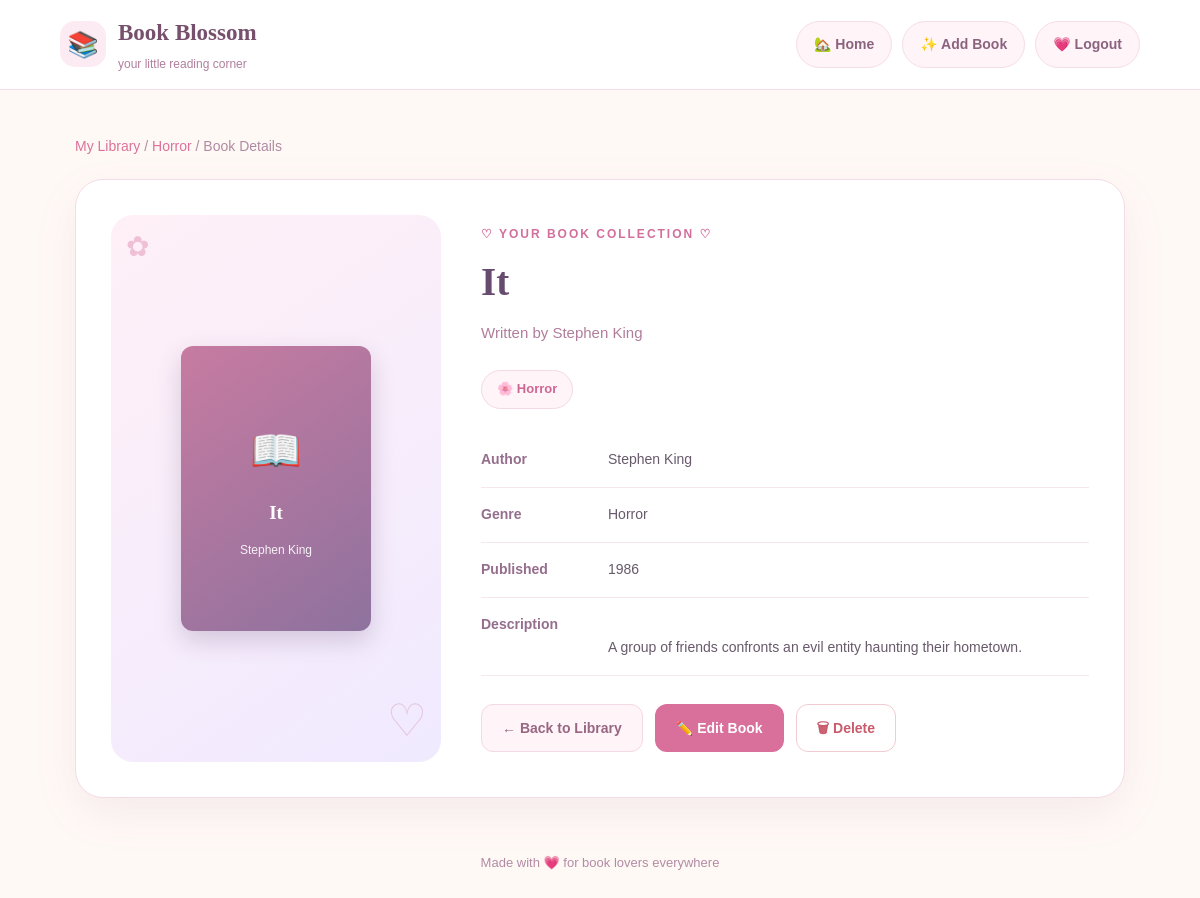
Page /view.php?id=2 (signed in) on the committed database.
### tables this page shows
CREATE TABLE `books` (
  `id` int(11) NOT NULL,
  `title` varchar(255) NOT NULL,
  `author` varchar(255) NOT NULL,
  `year` smallint(6) NOT NULL,
  `genre` varchar(100) NOT NULL,
  `cover` varchar(255) NOT NULL,
  `description` text NOT NULL,
  `created_at` timestamp NOT NULL DEFAULT current_timestamp()
);

### view.php (the view, shortened to what this page needs)
<?php
require_once "db.php";
$id = filter_input(INPUT_GET, 'id', FILTER_VALIDATE_INT);
$stmt = $conn->prepare("SELECT * FROM books WHERE id = ?");
$stmt->bind_param("i", $id);
$stmt->execute();
$result = $stmt->get_result();
$book = $result->fetch_assoc();
function e($value) {
    return htmlspecialchars(
        (string) $value,
        ENT_QUOTES,
        'UTF-8'
    );
}
$year = (int) ($book['year'] ?? 0);
?>
<!DOCTYPE html>
<html lang="en">
<head>
    <link rel="stylesheet" href="style.css">
</head>
<body class="book-detail-page">
<header class="detail-topbar">
    <a href="index.php" class="detail-brand">
        <span class="detail-brand-icon">📚</span>
        <span>
            <strong>Book Blossom</strong>
            <small>your little reading corner</small>
        </span>
    </a>
    <nav class="detail-nav">
        <a href="index.php">🏡 Home</a>
        <a href="add.php">✨ Add Book</a>
        <a href="logout.php">💗 Logout</a>
    </nav>
</header>
<main class="detail-main">
    <div class="detail-breadcrumb">
        <a href="index.php">My Library</a>
        <span> / </span>
        <a href="index.php?genre=<?= urlencode($book['genre']) ?>">
            <?= e($book['genre']) ?>
        </a>
        <span> / Book Details</span>
    </div>
    <article class="detail-card">
        <div class="detail-cover-panel">
            <div class="detail-cover-placeholder" style="display:none;">
                <span class="placeholder-icon">📖</span>
                <strong><?= e($book['title']) ?></strong>
                <small><?= e($book['author']) ?></small>
            </div>
        </div>
        <div class="detail-information">
            <span class="detail-eyebrow">
                ♡ YOUR BOOK COLLECTION ♡
            </span>
            <h1 class="detail-title">
                <?= e($book['title']) ?>
            </h1>
            <p class="detail-subtitle">
                Written by <?= e($book['author']) ?>
            </p>
            <span class="detail-genre">
                🌸 <?= e($book['genre']) ?>
            </span>
            <dl class="detail-info-list">
                <div class="detail-info-row">
                    <dt>Author</dt>
                    <dd><?= e($book['author']) ?></dd>
                </div>
                <div class="detail-info-row">
                    <dt>Genre</dt>
                    <dd><?= e($book['genre']) ?></dd>
                </div>
                <div class="detail-info-row">
                    <dt>Published</dt>
                    <dd>
                        <?= $year > 0 ? e($year) : 'Not specified' ?>
                    </dd>
                </div>
                <div class="detail-info-row">
                    <dt>Description</dt>
                    <dd class="detail-description">
                        <?= trim((string)($book['description'] ?? '')) !== ''
                            ? nl2br(e($book['description']))
                            : 'No description has been added yet.'
                        ?>
                    </dd>
                </div>
            </dl>
            <div class="detail-actions">
                <a
                    href="index.php"
                    class="detail-button detail-button-back"
                >
                    ← Back to Library
                </a>
                <a
                    href="edit.php?id=<?= (int) $book['id'] ?>"
                    class="detail-button detail-button-edit"
                >
                    ✏️ Edit Book
                </a>
                <a
                    href="delete.php?id=<?= (int) $book['id'] ?>"
                    class="detail-button detail-button-delete"
                    onclick="return confirm('Are you sure you want to delete this book?');"
                >
                    🗑 Delete
                </a>
            </div>
        </div>
    </article>
</main>
<footer class="detail-footer">
    Made with 💗 for book lovers everywhere
</footer>
</body>
</html>

### style.css (style rules this page uses)
:root { --pink: #e98eaf; --pink-dark: #d96f98; --pink-light: #ffe5ef; --pink-pale: #fff2f7; --cream: #fffaf5; --lavender: #eee8ff; --purple: #927bb9; --text: #554653; --muted: #998797; --white: #ffffff; --border: #f5dce7; --shadow: 0 8px 24px rgba(190, 115, 150, 0.12); --shadow-hover: 0 15px 32px rgba(190, 115, 150, 0.2); }
* { margin: 0; padding: 0; box-sizing: border-box; }
html { scroll-behavior: smooth; }
body { font-family: "Segoe UI", Arial, sans-serif; color: var(--text); background: var(--cream); min-height: 100vh; line-height: 1.6; }
a { color: inherit; }
button, a { -webkit-tap-highlight-color: transparent; }

### rows in the picture
books: genre "Horror", title "It", author "Stephen King", year "1986", description "A group of friends confronts an evil entity haunting their hometown."
